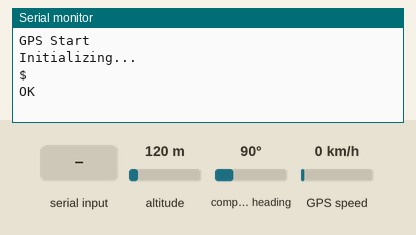
A sketch run on a simulated Arduino Uno, built with avr-gcc and run on an emulated ATmega328P. On the bench: the last lines printed to the serial monitor. The inputs (shaded band) are chosen by the test bench; at power-on: altitude 120 m, compass heading 90°, GPS speed 0 km/h. The GPS gets a fix after 3 s at 37.7749, -122.4194 with 8 satellites; the modem accepts every AT command (registered, SIM ready, sends succeed) and sends nothing else.

Above: at 3.2 s.
3.3 s: "1" received over the second serial link
At 4.5 s:
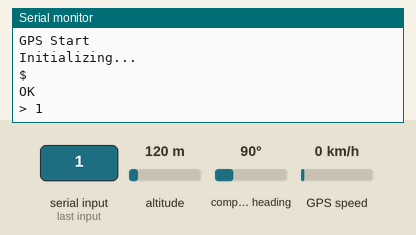
6.1 s: "0" received over the second serial link
At 6.7 s:
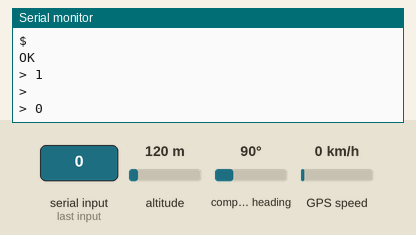

The sketch:

sender.ino
```cpp
#include <SoftwareSerial.h>
#include "TinyGPS++.h"

//Create software serial object to communicate with SIM800L
SoftwareSerial mySerial(2, 3); //SIM800L Tx & Rx is connected to Arduino #3 & #2
SoftwareSerial serial_connection(10, 12); //RX=pin 10, TX=pin 11
TinyGPSPlus gps;//This is the GPS object that will pretty much do all the grunt work with the NMEA data

void setup()
{
  //pinMode(INPUT,8);
  //Begin serial communication with Arduino and Arduino IDE (Serial Monitor)
  Serial.begin(9600);

  //Begin serial communication with Arduino and SIM800L
  mySerial.begin(9600);

  serial_connection.begin(9600);//This opens up communications to the GPS
  Serial.println("GPS Start");//Just show to the monitor that the sketch has started

  Serial.println("Initializing...");
  delay(1000);

  mySerial.println("AT"); //Once the handshake test is successful, it will back to OK
  updateSerial();

  mySerial.println("AT+CMGF=1"); // Configuring TEXT mode
  updateSerial();

}

void loop()
{
  while(serial_connection.available())//While there are characters to come from the GPS
  {
    gps.encode(serial_connection.read());//This feeds the serial NMEA data into the library one char at a time
  }
  if(gps.location.isUpdated())//This will pretty much be fired all the time anyway but will at least reduce it to only after a package of NMEA data comes in
  {
    //Get the latest info from the gps object which it derived from the data sent by the GPS unit
    mySerial.println("AT+CMGS=\"+91xxxxxxxxxx\"");
    updateSerial();
    mySerial.print("xxxxx");
    mySerial.print(gps.location.lat(), 6);
    mySerial.print(",");
    mySerial.print(gps.location.lng(), 6);
    updateSerial();
    mySerial.write(26);

  }
    //delay(5000);
}

void updateSerial()
{
  delay(500);
  while(Serial.available())
  {
    mySerial.write(Serial.read());//Forward what Serial received to Software Serial Port
  }
  while(mySerial.available())
  {
    Serial.write(mySerial.read());//Forward what Software Serial received to Serial Port
  }
}
```

Measured:
- after the input at 3.3 s, the serial monitor: prints a new line after 0.28 s (image 1)
- after the input at 6.1 s, the serial monitor: prints a new line after 0.19 s (image 2)
